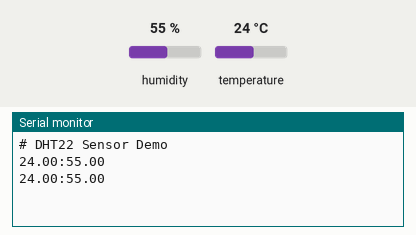
The sketch below on a simulated Arduino Uno, built with avr-gcc and run on an emulated ATmega328P. Shown: the last lines printed to the serial monitor. The inputs (shaded band) are chosen by the test bench; at power-on: humidity 55 %, temperature 24 °C.

Above: at 10.8 s.
10.9 s: humidity set to 22 %
At 20.7 s:
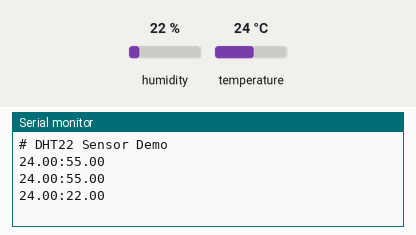
20.9 s: temperature set to 12 °C
At 30.7 s:
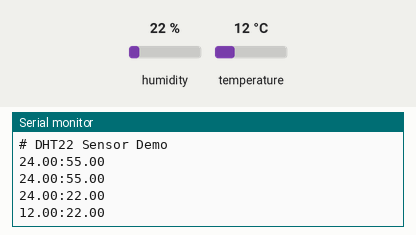
30.9 s: humidity set to 40 %
At 40.5 s:
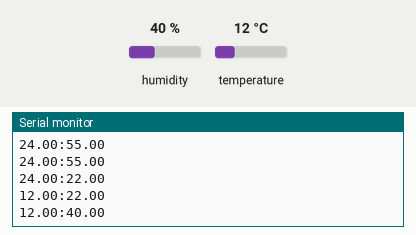
Timing chart, 0 to 42.0 s (numbered marks = the images above; inputs shaded):
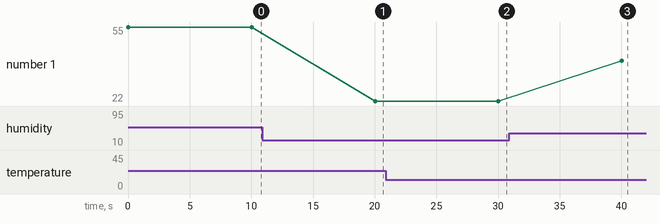

Measured:
- after the input at 10.9 s, the serial monitor: prints a new line after 9.1 s (image 1)
- after the input at 20.9 s, the serial monitor: prints a new line after 9.1 s (image 2)
- after the input at 30.9 s, the serial monitor: prints a new line after 9.2 s (image 3)
- plotted number 1: 55 → 22 after the input at 10.9 s, 22 → 40 after the input at 30.9 s

The sketch:

sketch.ino
```cpp
#include <DHT22.h>

#define DHT22_PIN 2

DHT22 myDHT22(DHT22_PIN);

void setup()
{
  Serial.begin(9600);
  Serial.println("# DHT22 Sensor Demo");
}

void loop()
{
  DHT22_ERROR_t errorCode;

  errorCode = myDHT22.readData();

  switch(errorCode)
  {
    case DHT_ERROR_NONE:
      Serial.print(myDHT22.getTemperatureC());
      Serial.print(":");
      Serial.print(myDHT22.getHumidity());
      Serial.println("");
      break;
/*
    case DHT_ERROR_CHECKSUM:
      Serial.print("check sum error ");
      Serial.print(myDHT22.getTemperatureC());
      Serial.print("C ");
      Serial.print(myDHT22.getHumidity());
      Serial.println("%");
      break;
    case DHT_BUS_HUNG:
      Serial.println("BUS Hung ");
      break;
    case DHT_ERROR_NOT_PRESENT:
      Serial.println("Not Present ");
      break;
    case DHT_ERROR_ACK_TOO_LONG:
      Serial.println("ACK time out ");
      break;
    case DHT_ERROR_SYNC_TIMEOUT:
      Serial.println("Sync Timeout ");
      break;
    case DHT_ERROR_DATA_TIMEOUT:
      Serial.println("Data Timeout ");
      break;
    case DHT_ERROR_TOOQUICK:
      Serial.println("Polled to quick ");
      break;
*/
  }

  delay(10 * 1000);

}
```
